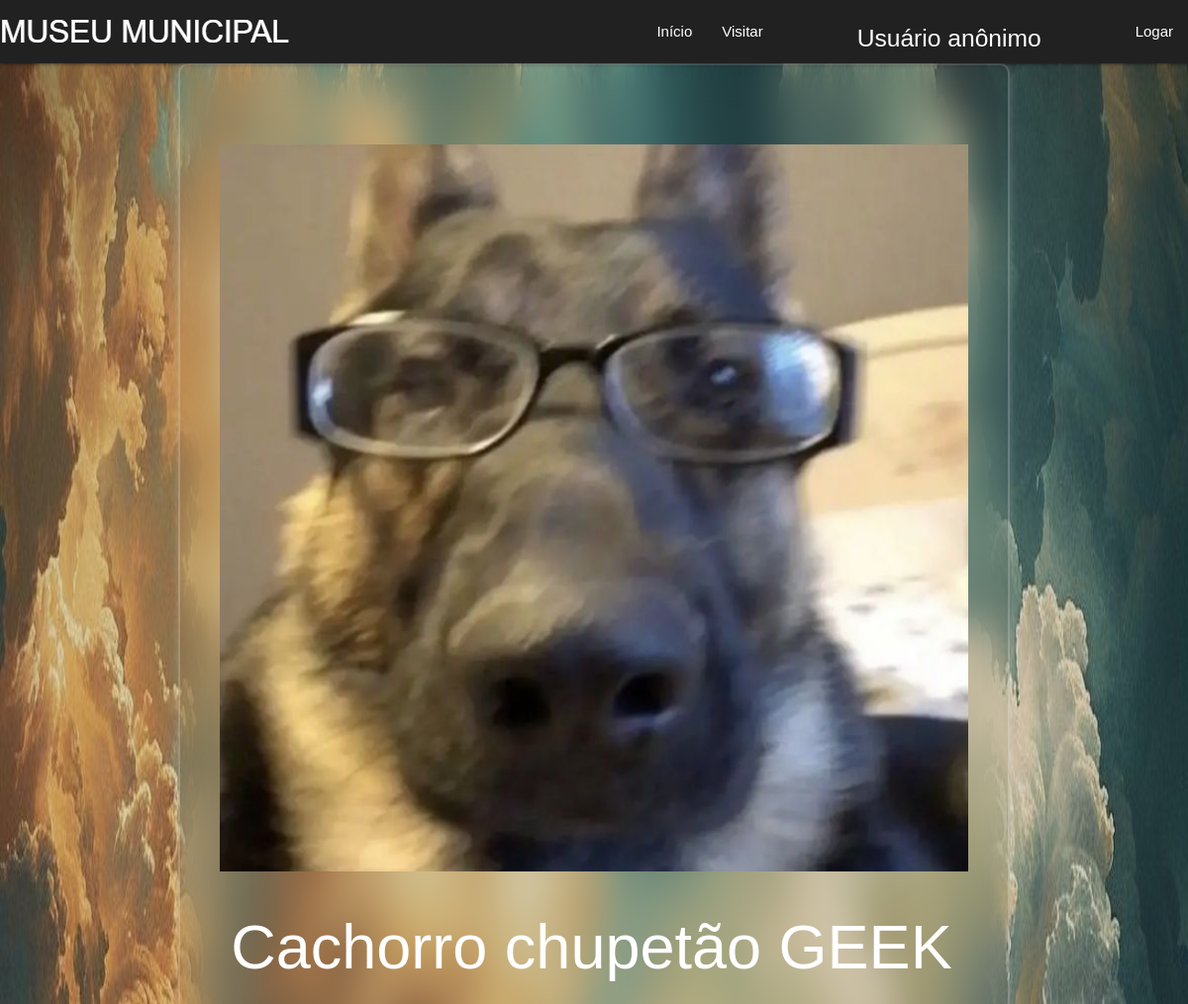
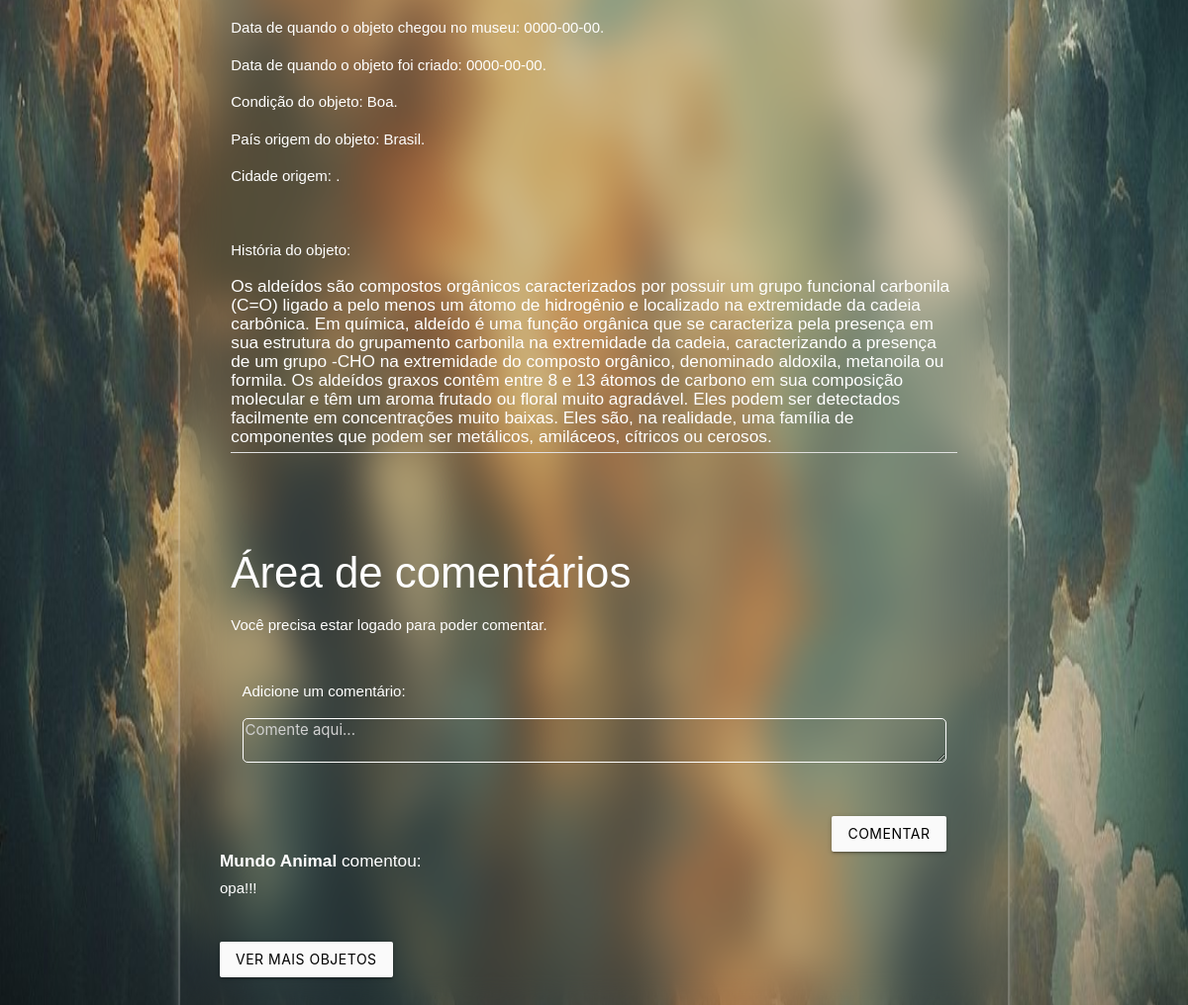
/form_obj.php?id_obj=19, run on the app's committed database (2 pictures, top to bottom).
### tables this page shows
CREATE TABLE IF NOT EXISTS `objeto` (
  `id_obj` int NOT NULL AUTO_INCREMENT,
  `nome` varchar(255) NOT NULL,
  `data_criacao` date NOT NULL,
  `data_chegada` date NOT NULL,
  `condicao` varchar(255) NOT NULL,
  `historia` text NOT NULL,
  `arquivo` varchar(255) NOT NULL,
  `pais_origem` varchar(255) NOT NULL,
  `cidade_origem` varchar(255) NOT NULL,
  PRIMARY KEY (`id_obj`)
);

CREATE TABLE IF NOT EXISTS `comentarios` (
  `id_com` int NOT NULL AUTO_INCREMENT,
  `id_usuario` int DEFAULT NULL,
  `id_obj` int DEFAULT NULL,
  `comentario` varchar(255) DEFAULT NULL,
  `nome` varchar(255) NOT NULL,
  PRIMARY KEY (`id_com`),
  KEY `fk_c_id_usuario` (`id_usuario`),
  KEY `fk_c_id_obj` (`id_obj`)
);

### form_obj.php (the view, shortened to what this page needs)
<?php
$conexao = conectar();
$id_obj = $_GET['id_obj'];
$sql = "SELECT * FROM objeto WHERE id_obj = $id_obj";
$resultado = mysqli_query($conexao, $sql);
$objeto = mysqli_fetch_assoc($resultado);
?>
<!DOCTYPE html>
<html lang="en">
<head>
    <link rel="stylesheet" href="css/styles.css">
    <link type="text/css" rel="stylesheet" href="css/materialize.min.css" media="screen,projection" />
    <link href="https://cdnjs.cloudflare.com/ajax/libs/materialize/1.0.0/css/materialize.min.css" rel="stylesheet">
</head>
<body>
    <?php include_once "header.php"; ?>
    <main class="container wrapper">
        <div class="row">
            <img class="" src="css/imagens_obj/<?php echo $objeto['arquivo']; ?>">
            <div class="col s12">
                <h1 name="nome"> <?php echo $objeto['nome'] ?> </h1>
            </div>
            <div class="col s12">
                <p class="white-text" name="data_chegada"> Data de quando o objeto chegou no museu: <?php echo $objeto['data_chegada'] ?>. </p>
                <p class="white-text" name="data_criacao"> Data de quando o objeto foi criado: <?php echo $objeto['data_criacao'] ?>. </p>
                <p class="white-text" name="condicao"> Condição do objeto: <?php echo $objeto['condicao'] ?>. </p>
                <p class="white-text" name="pais_origem"> País origem do objeto: <?php echo $objeto['pais_origem'] ?>. </p>
                <p class="white-text" name="cidade_origem"> Cidade origem: <?php echo $objeto['cidade_origem'] ?>. </p>
                <br>
                <p class="white-text"> História do objeto: </p>
                <h6 class="white-text" name="historia"> <?php echo $objeto['historia'] ?> </h6>
                <div class="divider"> </div>
            </div>
            <div class="col s12">
                <form action="cad_comentario.php" method="post">
                    <br><br><br>
                    <h3>Área de comentários</h3>
                    <?php
                    if (!(isset($_SESSION['id_usuario']))) {
                        echo "<p>Você precisa estar logado para poder comentar.</p>";
                    } else {
                        echo "";
                    }
                    ?>
                    <div class="input-field col s12">
                        <p class="white-text">Adicione um comentário:</p>
                        <textarea class="text-a white-text" name="comentario" placeholder="Comente aqui..."></textarea>
                        <span class="helper-text" data-error="Campo com preenchimento obrigatório."></span>
                    </div>
                    <div class="col s12">
                        <p class="bott">
                            <button class="btn waves-effect waves-light #fafafa grey lighten-5 right black-text" type="submit">Comentar</button>
                        </p>
                    </div>
                </form>
            </div>
            <?php
            $sql_coment = "SELECT * FROM comentarios";
            $resultado_coment = mysqli_query($conexao, $sql_coment);
            while ($linha = mysqli_fetch_assoc($resultado_coment)) {
                if ($id_obj == $linha['id_obj']) {
                    echo "<h6><b>" . $linha['nome'] . "</b> comentou:</h6>" . $linha['comentario'] . "<br><br>";
                        ?>
                        <?php
            }
        }
        ?>
        </div>
        <div class="col s12">
            <p class="bott">
                <button class="btn waves-effect waves-light #fafafa grey lighten-5 left" type="submit"><a class="black-text" href="form_museu.php">Ver mais objetos</a></button>
            </p>
        </div>
        <br><br>
    </main>
</body>
</html>

### css/styles.css (style rules this page uses)
* { box-sizing: border-box; }
body { margin: 0; font-family: sans-serif; background: url('imagens/index1.jpg') no-repeat; background-size: 100% 100%; height: 100vh; background-attachment: fixed; }
.wrapper { width: 420px; background: transparent; border: 2px solid rgba(255, 255, 255, .2); backdrop-filter: blur(20px); box-shadow: 0 0 10px rgba(255, 255, 255, .2); color: #fff; border-radius: 10px; padding: 30px 40px; }

### form_obj.php (style rules this page uses)
.row { margin-top: 50px; }
main.container img { width: 100%; height: auto; display: block; }
.text-a { border: 1px solid white; border-radius: 5px; }

### data on the page
objeto: arquivo (picture), nome "Cachorro chupetão GEEK", data_chegada "0000-00-00", data_criacao "0000-00-00", condicao "Boa", pais_origem "Brasil", historia "Os aldeídos são compostos orgânicos caracterizados por possuir um grupo funcional carbonila (C=O) ligado a pelo menos um átomo de hidrogênio e localizado na extremidade da cadeia carbônica. Em química, aldeído é uma função orgânica que se caracteriza pela presença em sua estrutura do grupamento carbonila na extremidade da cadeia, caracterizando a presença de um grupo -CHO na extremidade do composto orgânico, denominado aldoxila, metanoila ou formila. Os aldeídos graxos contêm entre 8 e 13 átomos de carbono em sua composição molecular e têm um aroma frutado ou floral muito agradável. Eles podem ser detectados facilmente em concentrações muito baixas. Eles são, na realidade, uma família de…"
comentarios: nome "Mundo Animal", comentario "opa!!!"
